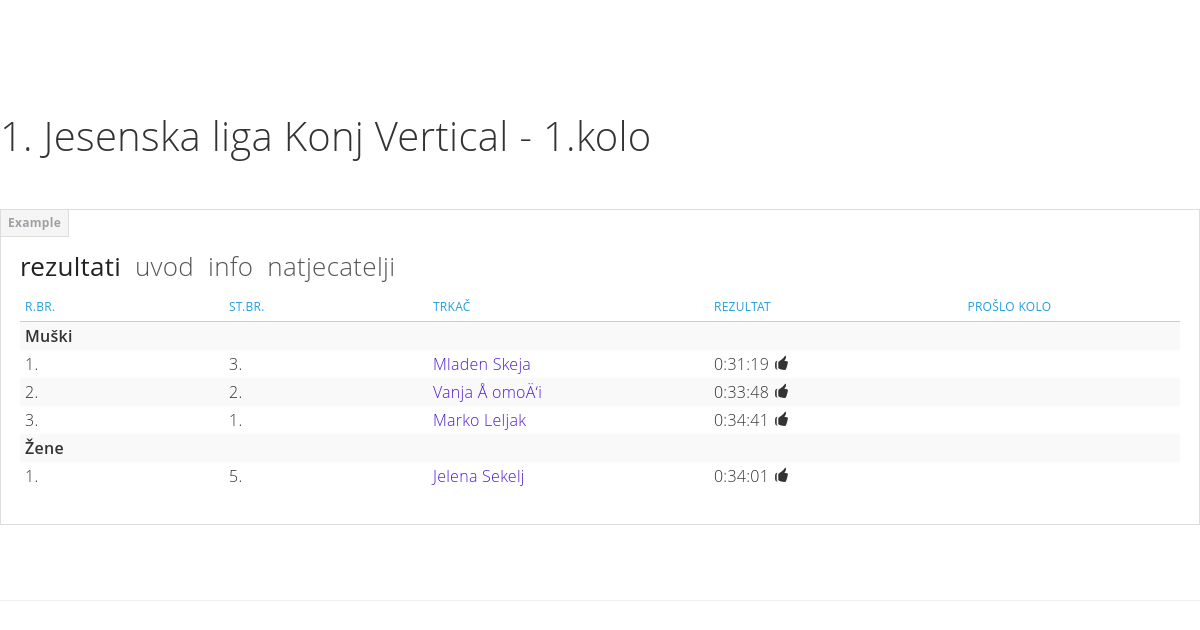
Page /get_race_info.php?race=1 on the committed database.
### tables this page shows
CREATE TABLE `race` (
  `rac_id` int(11) NOT NULL AUTO_INCREMENT,
  `rac_typ_id` int(11) NOT NULL,
  `lea_id` int(11) DEFAULT NULL,
  `leagr_id` int(11) DEFAULT NULL,
  `val_id` int(11) DEFAULT NULL,
  `org_id` int(11) NOT NULL,
  `st_id` int(11) NOT NULL,
  `rac_lea_add` varchar(45) DEFAULT NULL COMMENT 'If race in several leagues, then write 3;4;12 as league id\\\\\\\\\\\\\\''s',
  `rac_leagr_add` varchar(45) DEFAULT NULL,
  `rac_typ_add` varchar(45) DEFAULT NULL COMMENT 'If race in several types, then write 3;4;12 as race type id\\\\\\''s',
  `rac_nam` varchar(80) NOT NULL COMMENT 'full name',
  `rac_nams` varchar(20) DEFAULT NULL COMMENT 'short name',
  `rac_fr_dat` datetime NOT NULL,
  `rac_to_dat` datetime DEFAULT NULL,
  `rac_start_dat` datetime DEFAULT NULL COMMENT 'Exact starting time',
  `rac_limit_dat` datetime DEFAULT NULL COMMENT 'Exact limit time',
  `rac_chrono` varchar(1) DEFAULT NULL COMMENT 'Chronometer - Y/N or D/N',
  `rac_kmH` float NOT NULL COMMENT 'Horizontal kilometers',
  `rac_kmHD` float DEFAULT NULL COMMENT 'Horizontal downhill kilometers',
  `rac_kmV` float NOT NULL COMMENT 'Vertical Kilometers',
  `rac_kmVD` float DEFAULT NULL COMMENT 'Vertical downhil kilometers',
  `rac_ent_fee` decimal(10,0) DEFAULT NULL COMMENT 'Entry fee',
  `rac_ent_fee_val` varchar(45) DEFAULT NULL COMMENT 'If race entry fee in several currencies, then write \\\\\\\\\\\\\\"fee,currency_id\\\\\\\\\\\\\\" as \\\\\\\\\\\\\\"100#2;120#4;200#5\\\\\\\\\\\\\\"',
  `rac_shirt` varchar(1) DEFAULT NULL,
  `rac_water` varchar(1) DEFAULT NULL,
  `rac_drink` varchar(1) DEFAULT NULL,
  `rac_eat` varchar(1) DEFAULT NULL,
  `rac_rs` varchar(1) DEFAULT NULL COMMENT 'rescue service',
  `rac_fraid` varchar(1) DEFAULT NULL COMMENT 'first aid',
  `rac_reg_fr_dat` datetime DEFAULT NULL,
  `rac_reg_to_dat` datetime DEFAULT NULL,
  `rac_desc` varchar(300) DEFAULT NULL,
  `rac_rul` varchar(500) DEFAULT NULL,
  `rac_man_eq` varchar(200) DEFAULT NULL COMMENT 'mandatory equipment, for example \\\\\\\\\\\\\\"compass; 1l water; buff\\\\\\\\\\\\\\"',
  `rac_chk` varchar(1) DEFAULT NULL COMMENT 'if race includes checkpoints',
  `rac_lea_rou` int(11) DEFAULT NULL COMMENT 'if race in league then round in league (1,2,3,...)',
  `rac_meal` varchar(1) DEFAULT NULL,
  `rac_gps` varchar(100) DEFAULT NULL,
  `rac_web_gps` varchar(100) DEFAULT NULL,
  `rac_transfer` varchar(1) DEFAULT NULL,
  `activity` varchar(1) DEFAULT NULL,
  `date` datetime NOT NULL,
  PRIMARY KEY (`rac_id`),
  KEY `rac_typ_id_idx` (`rac_typ_id`),
  KEY `st_num_idx` (`st_id`),
  CONSTRAINT `st_num` FOREIGN KEY (`st_id`) REFERENCES `start` (`st_id`),
  CONSTRAINT `rac_typ_id` FOREIGN KEY (`rac_typ_id`) REFERENCES `race_type` (`rac_typ_id`) ON DELETE NO ACTION ON UPDATE NO ACTION
);

CREATE TABLE `race_result` (
  `res_id` int(11) NOT NULL AUTO_INCREMENT,
  `rac_id` int(11) NOT NULL,
  `res_chk_id` int(11) DEFAULT NULL,
  `sn_id` int(11) DEFAULT NULL,
  `res_typ_id` int(11) DEFAULT NULL,
  `res_fin_time` varchar(45) NOT NULL,
  `res_fin_time_sec` float DEFAULT NULL,
  `res_start` datetime DEFAULT NULL,
  `res_time` datetime DEFAULT NULL,
  `res_pen` varchar(45) DEFAULT NULL,
  `res_transfer_typ` varchar(1) DEFAULT NULL,
  `res_mob_id` int(11) DEFAULT NULL,
  `activity` varchar(1) DEFAULT NULL,
  `date` datetime DEFAULT NULL,
  PRIMARY KEY (`res_id`),
  KEY `rac_id_idx` (`rac_id`),
  CONSTRAINT `rac_id` FOREIGN KEY (`rac_id`) REFERENCES `race` (`rac_id`) ON DELETE NO ACTION ON UPDATE NO ACTION
);

### connect_to_mysql.php (called while the page is built, shortened)
<?php
function returnConnection()
{
$db_host = "localhost";
$db_username = "root";
$db_pass = "mysql";
$db_name = "konj";
$myConnection = mysqli_connect("$db_host","$db_username","$db_pass", "$db_name") or die ("could not connect to mysql");
return $myConnection;
}
?>

### functions.php (called while the page is built, shortened)
<?php
include "connect_to_mysql.php";
function queryMysql($query)
{
	$result = mysqli_query(returnConnection(), $query) or die(mysqli_error(returnConnection()));
	return $result;
}
?>

### components.php (called while the page is built, shortened)
<?php
function round_res_last_round($result_first,$result_second){
    return ($result_second == null ? true : ($result_first<$result_second ? true : false));
}
?>

### get_race_info.php (the view, shortened to what this page needs)
<?php
require_once "components.php";
include_once 'head.php';
if(isset($_GET['race']))
    $race=sanitizeString($_GET['race']);
function get_race_info($raceid, $prijava){
    $query = "SELECT
        rac_typ_nam, r.lea_id, val_id, clu_nam, c.clu_web, rac_lea_add, rac_typ_add, rac_nam, rac_nams, rac_fr_dat,
        rac_to_dat, rac_start_dat, rac_limit_dat, rac_chrono, rac_kmH, rac_kmHD, rac_kmV, rac_kmVD, rac_ent_fee, rac_ent_fee_val,
        rac_shirt, rac_water, rac_drink, rac_eat, rac_rs, rac_fraid, rac_reg_fr_dat, rac_reg_to_dat, rac_desc, rac_rul,
        rac_man_eq, r.activity, r.date, rac_chk, rac_lea_rou, s.sco_sys, rac_meal,
        case when l.lea_gps is null then rac_gps else l.lea_gps end as rac_gps, case when l.lea_web_gps is null then rac_web_gps else l.lea_web_gps end as rac_web_gps
        FROM race r
        left join race_type rt on r.rac_typ_id=rt.rac_typ_id
        left join club c on r.org_id=c.clu_id
        left join league l on r.lea_id=l.lea_id
        left join scoring s on l.sco_id=s.sco_id
        where rac_id='$raceid'";
    $result = queryMysql($query);
    $raceInfo = mysqli_fetch_row($result);
    get_race_info_helper($raceid, $raceInfo, $prijava);
}
function get_race_info_helper($raceid, $raceInfo, $prijava){
    $naslov = $prijava ?
        '<h2 id="metro-pivot2">Prijava na trku ' . $raceInfo[7] . '<small></small></h2>' :
        '<h1 id="metro-pivot1">' . $raceInfo[7] . '<small></small></h1>';
    echo'<div class="bs-docs-section">
           <div class="page-header">
              ' . $naslov . '
           </div>';
    if($raceInfo[1] == null){
        if(date('Ymd') >= date('Ymd',strtotime($raceInfo[26])) &&
            date('Ymd') <= date('Ymd',strtotime($raceInfo[27]))){
            echo'
               <form action="registration" method="post">
                <fieldset>
                    <button type="submit" class="btn" name="prijava" id="prijava">Prijava</button>
                </fieldset>
               </form>';
			$_SESSION['raceid_prijava']=$raceid;
        }
        get_info_race_normal($raceid,$raceInfo);
    }
    else{
        get_info_race_league($raceid,$raceInfo);
    }
    echo'
    <hr class="bs-docs-separator">
    </div>';
}
function get_info_race_league($raceID, $raceInfo){
    $rbr_kola = $raceInfo[34];
    $query2 = "SELECT rr.sn_id, concat(per.per_nam, ' ', per.per_sur) as trkac,
    	rr.res_fin_time vrijeme, rr2.res_fin_time vrijeme_prosl_kola, r.lea_id,
		per.per_id
        FROM race_result rr
    	inner join race r on rr.rac_id=r.rac_id
    	inner join start st on r.st_id=st.st_id
    	inner join st_num sn on rr.sn_id=sn.sn_id and st.st_id=sn.st_id
    	inner join person per on sn.per_id=per.per_id
        inner join league l on r.lea_id=l.lea_id
        left outer join (
            select rr.sn_id, res_fin_time from race_result rr
			inner join race r on rr.rac_id=r.rac_id
			inner join start st on r.st_id=st.st_id
			inner join st_num sn on rr.sn_id=sn.sn_id and st.st_id=sn.st_id
			inner join person per on sn.per_id=per.per_id
            where rr.rac_id =(
            select rac_id from race r
            inner join (
            select lea_id from race r
            where r.rac_id=$raceID) as league
             on r.lea_id=league.lea_id
            and $rbr_kola>rac_lea_rou
            limit 1)
        ) as rr2
        on rr.sn_id=rr2.sn_id
        where r.rac_id=$raceID and per.per_sex=1
        order by rr.res_fin_time";
    $result2 = queryMysql($query2);
    $num2 = mysqli_num_rows(queryMysql($query2));
    $query3 = "SELECT rr.sn_id, concat(per.per_nam, ' ', per.per_sur) as trkac,
    	rr.res_fin_time vrijeme, rr2.res_fin_time vrijeme_prosl_kola, r.lea_id,
		per.per_id
        FROM race_result rr
    	inner join race r on rr.rac_id=r.rac_id
    	inner join start st on r.st_id=st.st_id
    	inner join st_num sn on rr.sn_id=sn.sn_id and st.st_id=sn.st_id
    	inner join person per on sn.per_id=per.per_id
        inner join league l on r.lea_id=l.lea_id
        left outer join (
            select rr.sn_id, res_fin_time from race_result rr
			inner join race r on rr.rac_id=r.rac_id
			inner join start st on r.st_id=st.st_id
			inner join st_num sn on rr.sn_id=sn.sn_id and st.st_id=sn.st_id
			inner join person per on sn.per_id=per.per_id
            where rr.rac_id =(
            select rac_id from race r
            inner join (
            select lea_id from race r
            where r.rac_id=$raceID) as league
             on r.lea_id=league.lea_id
            and $rbr_kola>rac_lea_rou
            limit 1)
        ) as rr2
        on rr.sn_id=rr2.sn_id
        where r.rac_id=$raceID and per.per_sex=0
        order by rr.res_fin_time";
    $result3 = queryMysql($query3);
    $num3 = mysqli_num_rows(queryMysql($query3));
    echo'
    <div class="bs-docs-example bs-docs-example-pivot">
      <div id="pivot" class="pivot slide">
         <div class="pivot-headers">
            <a href="#pivot" data-pivot-index="0" class="active">Rezultati</a>
            <a href="#pivot" data-pivot-index="1">Uvod</a>
            <a href="#pivot" data-pivot-index="2">Info</a>
            <a href="#pivot" data-pivot-index="3">Natjecatelji</a>
            ';
    echo'</div>
         <div class="pivot-items">';
    echo'<div id="pivot-item-0" class="pivot-item active">
           <table class="table table-condensed table-hover  table-striped">
              <thead>
              <tr>
                 <th class="span1">R.br.</th>
                 <th class="span1">St.br.</th>
                 <th class="span1">Trka&#269;</th>
                 <th class="span1">Rezultat</th>
                 <th class="span1">Pro&#353;lo kolo</th>
              </tr>
              </thead>
              <tbody>';
    if($num2 > 0){
        echo '
          <tr>
             <td colspan=5><b>Mu&#353;ki</b></td>
          </tr>';
    }
    for($i=0;$i<$num2;$i++){
        $row = mysqli_fetch_row($result2);
        echo '
          <tr>
             <td>' . ($i+1) . '.</td>
             <td>' . $row[0] . '.</td>
             <td><a href="#" onclick=\'ajaxGetComponent("racer", ' . $row[5] . ')\'>' . $row[1] . '</a></td>
             <td>' . $row[2] . ' ' . (round_res_last_round($row[2], $row[3]) ?
                '<span aria-hidden="true" class="icon-thumbs-up-2"></span>' :
                '<span aria-hidden="true" class="icon-thumbs-down-2"></span>') . '</td>
             <td>' . (is_null($row[3]) ? "   " : $row[3]) . '</td>
          </tr>';
    }
    if($num3 > 0){
        echo '
          <tr>
             <td colspan=5><b>&#381;ene</b></td>
          </tr>';
    }
    for($i=0;$i<$num3;$i++){
        $row = mysqli_fetch_row($result3);
        echo '
          <tr>
             <td>' . ($i+1) . '.</td>
             <td>' . $row[0] . '.</td>
             <td><a href="#" onclick=\'ajaxGetComponent("racer", ' . $row[5] . ')\'>' . $row[1] . '</a></td>
             <td>' . $row[2] . ' ' . (round_res_last_round($row[2], $row[3]) ?
                '<span aria-hidden="true" class="icon-thumbs-up-2"></span>' :
                '<span aria-hidden="true" class="icon-thumbs-down-2"></span>') . '</td>
             <td>' . $row[3] . '</td>
          </tr>';
    }
    echo '
              </tbody>
           </table>
        </div>';
    echo'
             </div>
          </div>
       </div>
       <br/>
    ';
}
if(isset($race)) get_race_info($race,false);
?>

### assets/css/bootmetro-responsive.css (style rules this page uses)
@media (min-width: 1200px) { [class*="span"] { float: left; min-height: 1px; margin-left: 30px; } }
@media (min-width: 1200px) { .span1 { width: 70px; } }

### assets/css/bootmetro-ui-light.css (style rules this page uses)
a { color: #4f1acb; }
.accent-color, header h1, header h2, table th { color: #24A0DA; }

### assets/css/docs.css (style rules this page uses)
section, .bs-docs-section { padding-top: 30px; }
.bs-docs-section h1, .bs-docs-section h2, .bs-docs-section h3, .bs-docs-section h4, .bs-docs-section h5, .bs-docs-section h6 { margin: 10px 0; }
.bs-docs-separator { margin: 40px 0 39px; }
.bs-docs-example { position: relative; margin: 15px 0; padding: 39px 19px 14px; *padding-top: 19px; background-color: #fff; border: 1px solid #ddd; }
.bs-docs-example:after { content: "Example"; position: absolute; top: -1px; left: -1px; padding: 3px 7px; font-size: 12px; font-weight: bold; color: #9da0a4; background-color: #f5f5f5; border: 1px solid #ddd; }
.bs-docs-example-pivot { background-color: #FFF; }

### rows in the picture
race: rac_nam "1. Jesenska liga Konj Vertical - 1.kolo"
race_result: sn "3", row "Mladen Skeja", res_fin_time "0:31:19"
race_result: sn "2", row "Vanja Å omoÄ‘i", res_fin_time "0:33:48"
race_result: sn "1", row "Marko Leljak", res_fin_time "0:34:41"
race_result: sn "5", row "Jelena Sekelj", res_fin_time "0:34:01"
